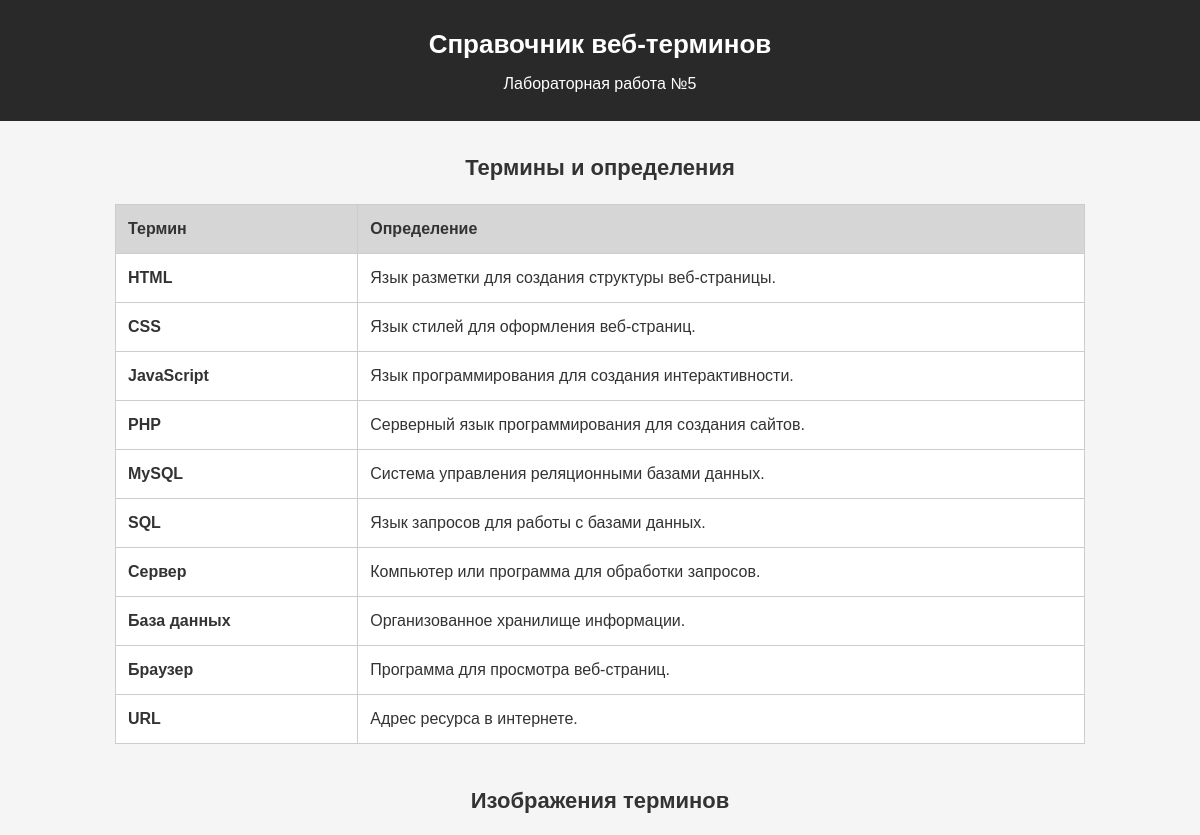
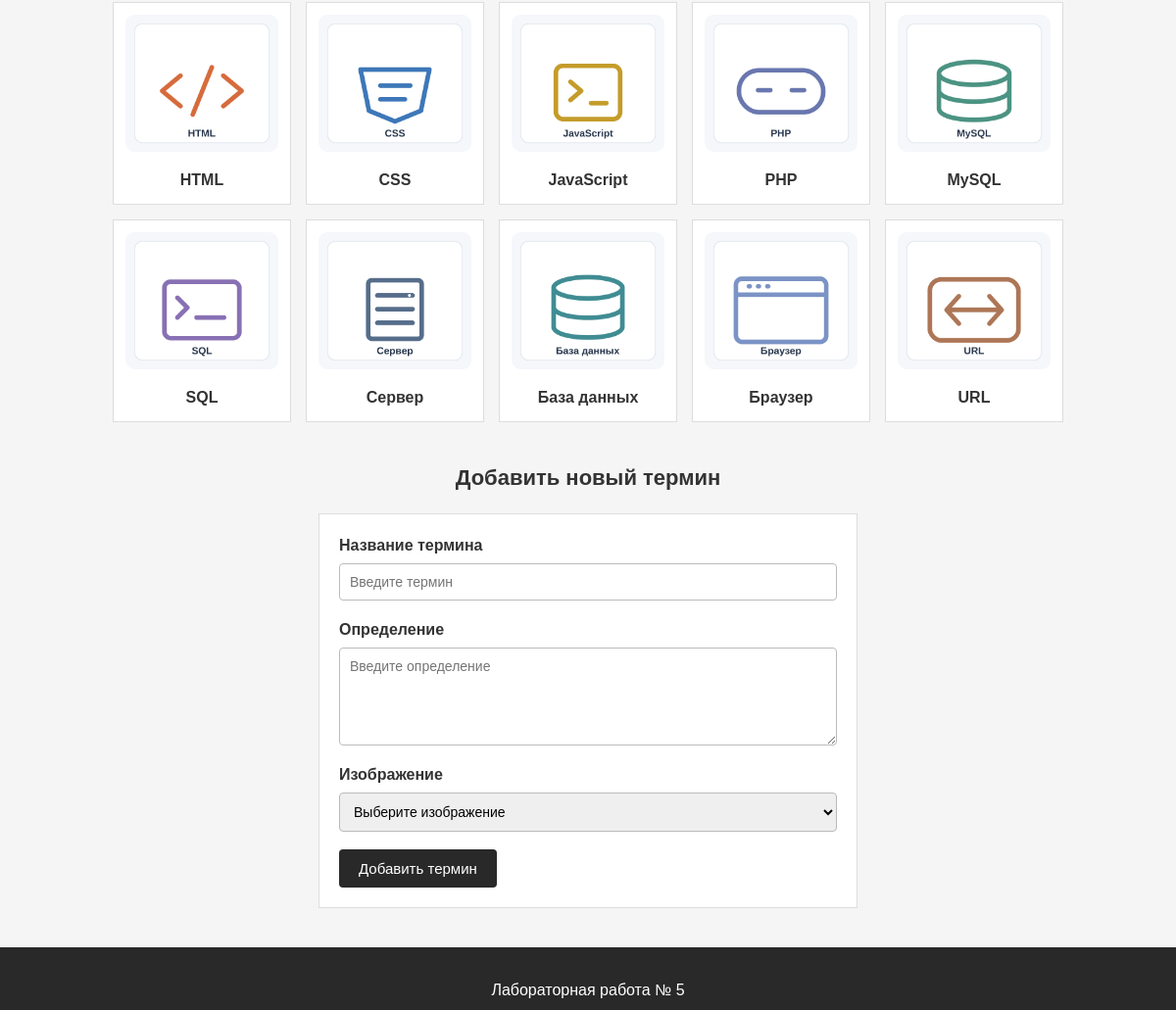
The page / on the database its author committed (2 pictures, top to bottom).
### tables this page shows
CREATE TABLE `lab5_terms` (
  `id` int(11) NOT NULL,
  `name` varchar(100) NOT NULL,
  `definition` text NOT NULL,
  `img` varchar(100) NOT NULL
);

### db.php (called while the page is built, shortened)
<?php
function e($text) {
    return htmlspecialchars($text, ENT_QUOTES, "UTF-8");
}
?>

### index.php (the view, shortened to what this page needs)
<?php
require_once "db.php";
$result = $db->query("SELECT * FROM lab5_terms ORDER BY id ASC");
$terms = [];
while ($row = $result->fetch_assoc()) {
    $terms[] = $row;
}
?>
<!DOCTYPE html>
<html lang="ru">
<head>
    <link rel="stylesheet" href="style.css">
</head>
<body>
    <header>
        <h1>Справочник веб-терминов</h1>
        <p>Лабораторная работа №5</p>
    </header>
    <main class="container">
        <section>
            <h2>Термины и определения</h2>
            <div class="table-wrapper">
                <table>
                    <thead>
                        <tr>
                            <th>Термин</th>
                            <th>Определение</th>
                        </tr>
                    </thead>
                    <tbody>
                        <?php foreach ($terms as $term): ?>
                            <tr>
                                <td><?= e($term["name"]) ?></td>
                                <td><?= e($term["definition"]) ?></td>
                            </tr>
                        <?php endforeach; ?>
                    </tbody>
                </table>
            </div>
        </section>
        <section>
            <h2>Изображения терминов</h2>
            <div class="gallery">
                <?php foreach ($terms as $term): ?>
                    <div class="image-card">
                        <img
                            src="images/<?= e($term["img"]) ?>"
                            alt="<?= e($term["name"]) ?>"
                            title="<?= e($term["name"]) ?>"
                        >
                        <p><?= e($term["name"]) ?></p>
                    </div>
                <?php endforeach; ?>
            </div>
        </section>
        <section>
            <h2>Добавить новый термин</h2>
            <form action="add.php" method="POST">
                <label for="name">Название термина</label>
                <input
                    type="text"
                    id="name"
                    name="name"
                    maxlength="100"
                    placeholder="Введите термин"
                    required
                >
                <label for="definition">Определение</label>
                <textarea
                    id="definition"
                    name="definition"
                    maxlength="1000"
                    placeholder="Введите определение"
                    required
                ></textarea>
                <label for="img">Изображение</label>
                <select id="img" name="img" required>
                    <option value="">Выберите изображение</option>
                </select>
                <button type="submit">Добавить термин</button>
            </form>
        </section>
    </main>
    <footer><p>Лабораторная работа № 5</p></footer>
</body>
</html>

### style.css (style rules this page uses)
* { box-sizing: border-box; }
body { margin: 0; font-family: Arial, sans-serif; background-color: #f5f5f5; color: #333; line-height: 1.5; }
header { background-color: #292929; color: white; text-align: center; padding: 25px 15px; }
header h1 { margin: 0; font-size: 26px; }
header p { margin: 8px 0 0; }
.container { max-width: 1000px; margin: 30px auto; padding: 0 15px; }
section { margin-bottom: 40px; }
h2 { font-size: 22px; text-align: center; margin-bottom: 20px; }
.table-wrapper { width: 100%; overflow-x: auto; }
table { width: 100%; margin: 0 auto; border-collapse: collapse; background-color: white; }
th, td { border: 1px solid #ccc; padding: 12px; text-align: left; }
th { background-color: #d6d6d6; }
td:first-child { width: 25%; font-weight: bold; }
.gallery { display: grid; grid-template-columns: repeat(auto-fit, minmax(170px, 1fr)); gap: 15px; }
.image-card { background-color: white; border: 1px solid #ddd; padding: 12px; text-align: center; }
.image-card img { width: 100%; height: 140px; object-fit: contain; }
.image-card p { margin: 10px 0 0; font-weight: bold; }
form { max-width: 550px; margin: 0 auto; padding: 20px; background-color: white; border: 1px solid #ddd; }
label { display: block; font-weight: bold; margin-bottom: 6px; }
input, textarea, select { display: block; width: 100%; padding: 10px; margin-bottom: 18px; border: 1px solid #bbb; border-radius: 4px; font-family: Arial, sans-serif; font-size: 14px; }
textarea { height: 100px; resize: vertical; }
button, .button { display: inline-block; padding: 11px 20px; background-color: #292929; color: white; border: none; border-radius: 4px; font-size: 15px; text-decoration: none; cursor: pointer; }
footer { height: 64px; flex-shrink: 0; padding: 16px; text-align: center; color: #fff; background: #292929; }

### rows shown on the page
lab5_terms: name "HTML", definition "Язык разметки для создания структуры веб-страницы.", img (picture)
lab5_terms: name "CSS", definition "Язык стилей для оформления веб-страниц.", img (picture)
lab5_terms: name "JavaScript", definition "Язык программирования для создания интерактивности.", img (picture)
lab5_terms: name "PHP", definition "Серверный язык программирования для создания сайтов.", img (picture)
lab5_terms: name "MySQL", definition "Система управления реляционными базами данных.", img (picture)
lab5_terms: name "SQL", definition "Язык запросов для работы с базами данных.", img (picture)
lab5_terms: name "Сервер", definition "Компьютер или программа для обработки запросов.", img (picture)
lab5_terms: name "База данных", definition "Организованное хранилище информации.", img (picture)
lab5_terms: name "Браузер", definition "Программа для просмотра веб-страниц.", img (picture)
lab5_terms: name "URL", definition "Адрес ресурса в интернете.", img (picture)
